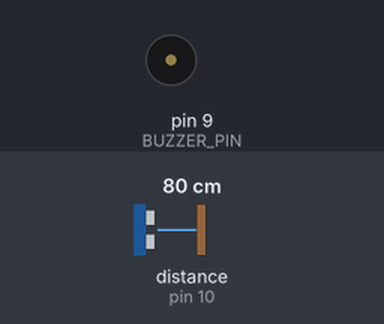
The sketch below on a simulated Arduino Uno, built with avr-gcc and run on an emulated ATmega328P. Parts: buzzer (waves = sounding). Wiring (from diagram.json): ultrasonic range finder: trigger pin 11; echo pin 10. The test bench sets the inputs (shaded band); at power-on: distance to the obstacle (sensor on pin 10) 80 cm. The echo pulse lasts 58.3 µs per cm.

Above: at 1.2 s.
1.3 s: distance to the obstacle (sensor on pin 10) set to 11 cm
2.8 s: distance to the obstacle (sensor on pin 10) set to 8 cm
At 3.3 s:
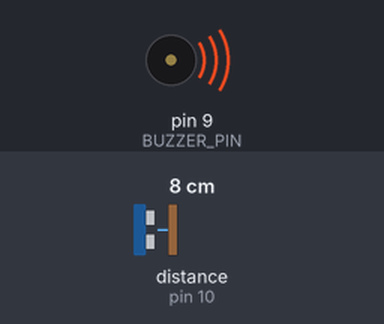
4.3 s: distance to the obstacle (sensor on pin 10) set to 18 cm
At 5.0 s:
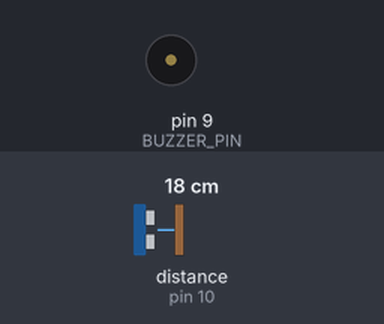
5.9 s: distance to the obstacle (sensor on pin 10) set to 2 cm
At 7.0 s:
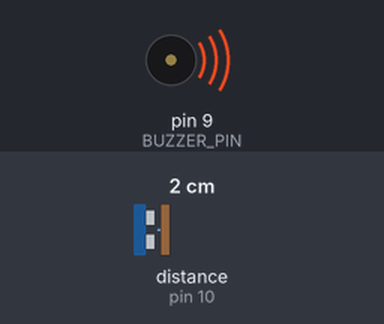
Timing chart, 0 to 8.4 s (numbered marks = the images above; inputs shaded):
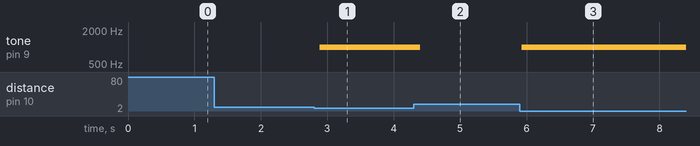

The sketch:

Project-Code.ino
```cpp
#include "Arduino.h"

const int BUZZER_PIN = 9;    // Pin for buzzer
const int ECHOPIN = 10;
const int TRIGPIN = 11;

void setup() {
  pinMode(BUZZER_PIN, OUTPUT);
  pinMode(ECHOPIN,INPUT);
  pinMode(TRIGPIN,OUTPUT);
  Serial.begin(9600);
}

void loop() {
  digitalWrite(TRIGPIN,LOW);
  delayMicroseconds(5);

  digitalWrite(TRIGPIN,HIGH);
  delayMicroseconds(10);

  digitalWrite(TRIGPIN,LOW);
  float duration = pulseIn(ECHOPIN,HIGH);
  float distance = duration/58; // in cm

  if (distance < 10) {
    tone(BUZZER_PIN, 1000); // Play 1kHz tone
  } else {
    noTone(BUZZER_PIN); // Stop tone
  }

  delay(100); // Loop delay to avoid rapid toggling
}
```

Measured:
- the behaviour switches between 10 and 9 cm on distance to the obstacle (sensor on pin 10) (found by bisection; images 0 and 1)
- after the input at 1.3 s, every drawn part: stays the same
- after the input at 2.8 s, tone on pin 9 (BUZZER_PIN): silent → 1000 Hz after 0.09 s
- after the input at 4.3 s, tone on pin 9 (BUZZER_PIN): 1000 Hz → silent after 0.10 s
- after the input at 5.9 s, tone on pin 9 (BUZZER_PIN): silent → 1000 Hz at once
